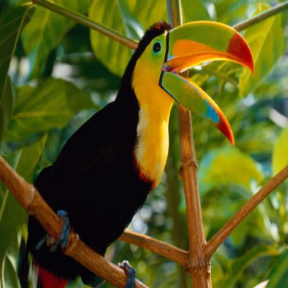
%> input picture MATLAB/dataset/bird.png, 288 x 288 px; its folder holds 5 pictures in this run
$ octave main.m   (GNU Octave 9; MATLAB toolbox functions it lacks are replaced by stand-ins)
%> lines starting %> are read from the running program, lines starting %| are printed output that depends on the picture
### MATLAB/simple denoise/plot_mu.m
function img = plot_mu(input, up_scale, up_scale_factor, t_max, tau, beta, lambda_h, lambda_l, gau_sigma, mu)
%     disp(beta);
    img = input;

    for scale = 1 : up_scale_factor
        img_input = img;
        img = imresize(img, up_scale, 'bicubic');

        for iter = 1 : t_max
            disp([scale, iter]);
            img_filter = imgaussfilt(img, gau_sigma);
            img_filter_down = imresize(img_filter, 1/up_scale, 'bilinear');
            rc = img_filter_down - img_input;
            rc_up = imresize(rc, up_scale, 'bicubic');
            rc_up_filter = imgaussfilt(rc_up, gau_sigma);

            [Gmag,Gdir] = imgradient(img, 'central');
            Gmag = imcomplement(Gmag);
            [Gc,Gr] = imgradientxy(img, 'central');
            [sigma_l_matrix, distance_l_matrix] = sigma_distance_matrix(Gmag, Gc, Gr);
            sigma_h_matrix = find_sigma_h(sigma_l_matrix, mu);
%             disp(sum(sum(sigma_h_matrix)));
            [Gc_T, Gr_T] = find_transform_ratio(distance_l_matrix, Gr, Gc, sigma_h_matrix, sigma_l_matrix, lambda_h, lambda_l);
            [Gc_Gr, Gr_Gr] = imgradientxy(Gr, 'central');
            [Gc_Gc, Gr_Gc] = imgradientxy(Gc, 'central');
            [Gc_Gr_T, Gr_Gr_T] = imgradientxy(Gr_T, 'central');
            [Gc_Gc_T, Gr_Gc_T] = imgradientxy(Gc_T, 'central');

            Div_G = Gr_Gr + Gc_Gc;
            Div_G_T = Gr_Gr_T + Gc_Gc_T;
            gc = Div_G - Div_G_T;

%             disp(sum(sum(Gr ~= Gr_T )));
            img = img - tau * (rc_up_filter - beta * gc);
%             disp(max(max(img)));
            img = min(img, 1);
            img = max(img, 0);
        end
    end
end

### MATLAB/simple denoise/main.m
addpath('\\Vdidrive\myhome\wcaine\Documents\MATLAB\dataset');
addpath('\\Vdidrive\myhome\wcaine\Documents\MATLAB\Non-Local-Means-master');
addpath('\\Vdidrive\myhome\wcaine\Documents\MATLAB\NoiseLevel20150203');

filename = 'bird.png';
up_scale = 2; % 2
up_scale_factor = 1;
t_max = 100; % 100
tau = 0.2; % 0.2
beta = 0.05; % 0.05
lambda_h = 1.63; % 1.63
lambda_l = 1.6; % 1.6
gau_sigma = 0.8; % 0.8
mu = 0.1; % 0.1 - 0.5 / Inf

ground_truth = imread(filename);
%> ground_truth is the input picture: size 288x288x3 uint8; mean R, G, B 88, 88.5, 27

if size(size(ground_truth), 2) > 2
    ground_truth = rgb2gray(ground_truth);
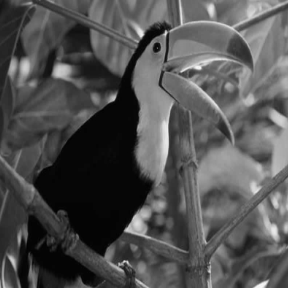
%> ground_truth: size 288x288 uint8; min 1, max 247, mean 81.3
end
ground_truth = im2double(ground_truth);
%> ground_truth: size 288x288 double

[rows, columns] = size(ground_truth);
%> rows = 288; columns = 288
for i = 1 : mod(rows, 4)
    ground_truth(1,:) = [];
end
for i = 1 : mod(columns, 4)
    ground_truth(:,1) = [];
end

input = ground_truth;
input = imresize(input, 1/up_scale^up_scale_factor, 'bilinear');

noise_sigma = 0.25;
noise = randn(size(input)) * noise_sigma;
input = input + noise;
input = max(input, 0);
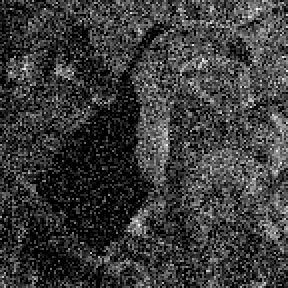
%> input: size 144x144 double (shown 2 times larger); min 0, max 1.48, mean 0.343; drawn with min black and max white
input = min(input, 1);
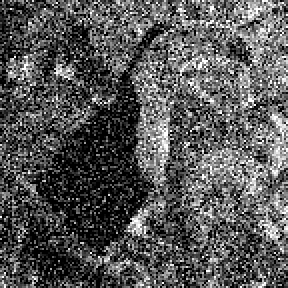
%> input: size 144x144 double (shown 2 times larger); min 0, max 1, mean 0.341

subplot(2, 3, 1);
imshow(input);
title({'noisy LR'});

up_input = imresize(input, up_scale^up_scale_factor, 'bicubic');
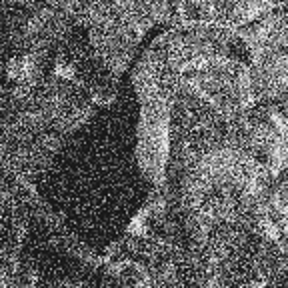
%> up_input: size 288x288 double; min -0.125, max 1.1, mean 0.341; drawn with min black and max white

subplot(2, 3, 2);
imshow(up_input);
title({'bicubic up-sample', 'factor of 2'});

subplot(2, 3, 3);
img = plot_mu(input, up_scale, up_scale_factor, t_max, tau, beta, lambda_h, lambda_l, gau_sigma, mu);
%> in plot_mu, `img_filter_down = imresize(img_filter, 1/up_scale, 'bilinear');`:
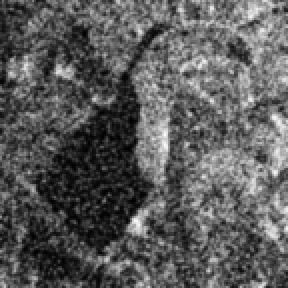
%> img_filter_down: size 144x144 double (shown 2 times larger); min -0.00549, max 0.968, mean 0.341; drawn with min black and max white
%> in plot_mu, `rc = img_filter_down - img_input;`:
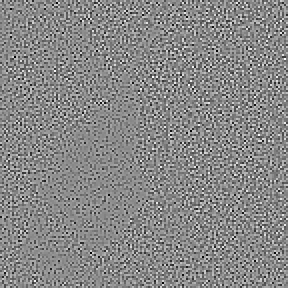
%> rc: size 144x144 double (shown 2 times larger); min -0.554, max 0.486, mean -2.84e-06; drawn with min black and max white
%> in plot_mu, `rc_up_filter = imgaussfilt(rc_up, gau_sigma);`:
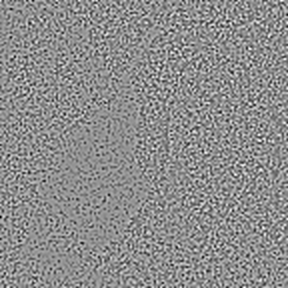
%> rc_up_filter: size 288x288 double; min -0.299, max 0.24, mean -6.68e-06; drawn with min black and max white
%> the run ends on the next line
